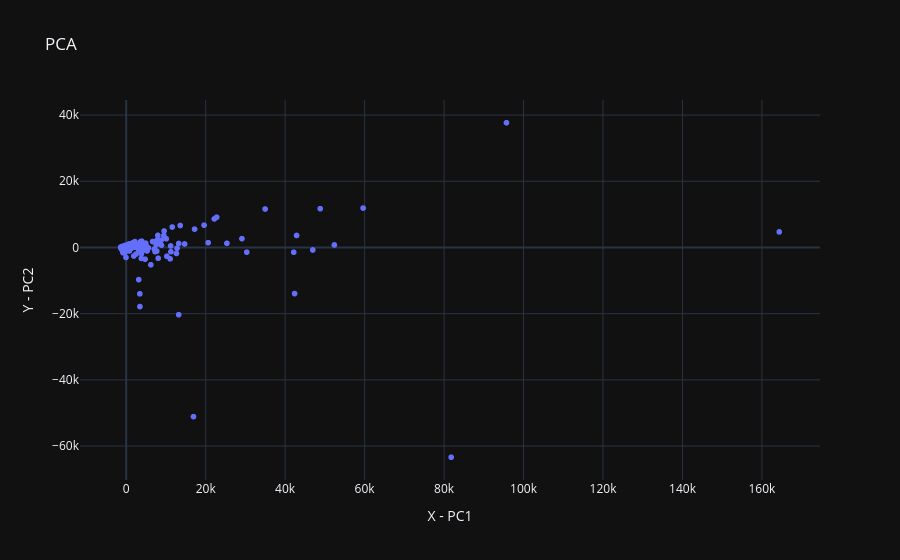

Here is the notebook cell this chart was saved with:
### Markdown cell above
## 5.	Visualize the Reduced Data
- Aggregate the data so that each row represents a city, and each column represents the total number of votes obtained by each party.
- Remove the data for parties that received less than 1000 total votes.
- Create a scatter plot of the reduced data (for num_components = 2) to visualize dimensionality reduction.
- Estimate the number of clusters visually.

### Code cell
import plotly.express as px

result = group_and_aggregate_data(df_from_file, "city_name", "sum")
#print(result.head())
#print(result.columns)

filtered = remove_sparse_columns(result, threshold=1000)
filtered = filtered.reset_index()
#print(filtered.head())

pca_df = dimensionality_reduction(filtered, 2, ['city_name'])
#print(pca_df.head())


fig = px.scatter(
    pca_df,
    x=pca_df.columns[1],
    y=pca_df.columns[2],
    title='PCA',
    labels={'PC1': 'X - PC1', 'PC2': 'Y - PC2'},
    hover_data={"PC1": False, "PC2": False, "city_name": True}
)
fig.show()

### Figure 1 — Plotly figure (JSON) as saved in the notebook; plotly's stock layout.template omitted (floating-point values rounded to 4 significant figures; data arrays with more than 128 entries replaced by an {"elided": "..."} marker saying what was removed)
{"data": [{"customdata": {"elided": "1216x1 str values"}, "hovertemplate": "city_name=%{customdata[0]}<extra></extra>", "legendgroup": "", "marker": {"color": "#636efa", "symbol": "circle"}, "mode": "markers", "name": "", "showlegend": false, "x": {"elided": "1216 float values"}, "xaxis": "x", "y": {"elided": "1216 float values"}, "yaxis": "y", "type": "scattergl"}], "layout": {"xaxis": {"anchor": "y", "domain": [0.0, 1.0], "title": {"text": "X - PC1"}}, "yaxis": {"anchor": "x", "domain": [0.0, 1.0], "title": {"text": "Y - PC2"}}, "legend": {"tracegroupgap": 0}, "title": {"text": "PCA"}}}
